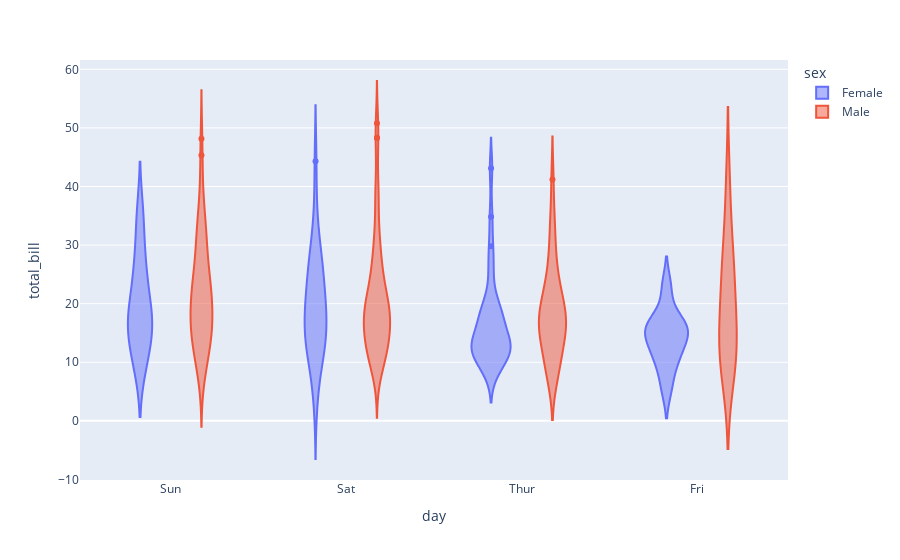

Source (notebook cell):
### Markdown cell above
##### 3. Write a Python program to display a violin plot of the total bill of Day and hue = "sex" and write the intuition about the plot.

### Code cell
### code here
px.violin(df,y='total_bill',x='day',color='sex')

### Figure 1 — Plotly figure (JSON) as saved in the notebook; plotly's stock layout.template omitted (floating-point values rounded to 4 significant figures; data arrays with more than 128 entries replaced by an {"elided": "..."} marker saying what was removed)
{"data": [{"alignmentgroup": "True", "box": {"visible": false}, "hovertemplate": "sex=Female<br>day=%{x}<br>total_bill=%{y}<extra></extra>", "legendgroup": "Female", "marker": {"color": "#636efa"}, "name": "Female", "offsetgroup": "Female", "orientation": "v", "scalegroup": "True", "showlegend": true, "type": "violin", "x": ["Sun", "Sun", "Sun", "Sun", "Sun", "Sun", "Sat", "Sat", "Sat", "Sat", "Sat", "Sat", "Sun", "Sun", "Sat", "Sat", "Sat", "Sat", "Sat", "Sat", "Sat", "Thur", "Thur", "Fri", "Fri", "Fri", "Fri", "Fri", "Sat", "Sat", "Sat", "Sat", "Sat", "Sun", "Sun", "Thur", "Thur", "Thur", "Thur", "Thur", "Thur", "Thur", "Thur", "Thur", "Thur", "Thur", "Thur", "Thur", "Thur", "Thur", "Thur", "Thur", "Thur", "Thur", "Thur", "Thur", "Thur", "Sun", "Sun", "Sun", "Sun", "Sun", "Sat", "Sat", "Sun", "Sun", "Sun", "Thur", "Thur", "Thur", "Thur", "Thur", "Thur", "Thur", "Sat", "Sat", "Sat", "Sat", "Sat", "Fri", "Fri", "Fri", "Fri", "Sat", "Sat", "Sat", "Thur"], "x0": " ", "xaxis": "x", "y": [16.99, 24.59, 35.26, 14.83, 10.33, 16.97, 20.29, 15.77, 19.65, 15.06, 20.69, 16.93, 10.29, 34.81, 26.41, 16.45, 3.07, 17.07, 26.86, 25.28, 14.73, 10.07, 34.83, 5.75, 16.32, 22.75, 11.35, 15.38, 44.3, 22.42, 20.92, 14.31, 7.25, 25.71, 17.31, 10.65, 12.43, 24.08, 13.42, 12.48, 29.8, 14.52, 11.38, 20.27, 11.17, 12.26, 18.26, 8.51, 10.33, 14.15, 13.16, 17.47, 27.05, 16.43, 8.35, 18.64, 11.87, 29.85, 25, 13.39, 16.21, 17.51, 10.59, 10.63, 9.6, 20.9, 18.15, 19.81, 43.11, 13, 12.74, 13, 16.4, 16.47, 12.76, 13.27, 28.17, 12.9, 30.14, 13.42, 15.98, 16.27, 10.09, 22.12, 35.83, 27.18, 18.78], "y0": " ", "yaxis": "y"}, {"alignmentgroup": "True", "box": {"visible": false}, "hovertemplate": "sex=Male<br>day=%{x}<br>total_bill=%{y}<extra></extra>", "legendgroup": "Male", "marker": {"color": "#EF553B"}, "name": "Male", "offsetgroup": "Male", "orientation": "v", "scalegroup": "True", "showlegend": true, "type": "violin", "x": {"elided": "157 str values"}, "x0": " ", "xaxis": "x", "y": {"elided": "157 float values"}, "y0": " ", "yaxis": "y"}], "layout": {"legend": {"title": {"text": "sex"}, "tracegroupgap": 0}, "margin": {"t": 60}, "violinmode": "group", "xaxis": {"anchor": "y", "domain": [0, 1], "title": {"text": "day"}}, "yaxis": {"anchor": "x", "domain": [0, 1], "title": {"text": "total_bill"}}}}
